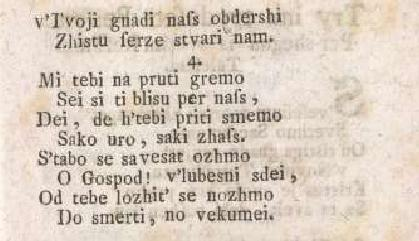
#> input picture exercise_images/document.jpeg, 419 x 241 px
$ python doc.py
#> lines starting #> are read from the running program, lines starting #| are printed output that depends on the picture; after the words box and inside, x2 and y2 are one past the last pixel; in counts of white or black regions, pixels touching at a corner belong together
# import opencv
import numpy as np
import cv2

# Read image
src = cv2.imread("exercise_images/document.jpeg",0)
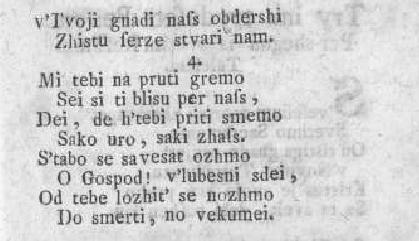
#> src: shape (241, 419); min 28, max 255, mean 207.2

# Set threshold and maxValue
thresh = 165
thresh2 = 155

maxValue = 255

# Basic threshold example
th, dst = cv2.threshold(src, thresh, maxValue, cv2.THRESH_BINARY);
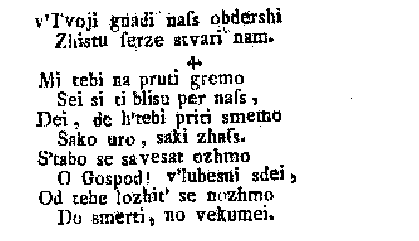
#> dst: shape (241, 419); 89.3% white; black in thin lines or dots, all inside (x1, y1, x2, y2) = (35, 8, 352, 226)
#> th = 165
th, dsts = cv2.threshold(src, thresh2, maxValue, cv2.THRESH_BINARY);
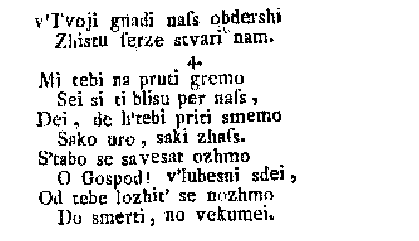
#> dsts: shape (241, 419); 90.6% white; black in thin lines or dots, all inside (x1, y1, x2, y2) = (35, 8, 296, 226)
#> th = 155
improved = np.hstack((src,dsts)) #stacking images side-by-side
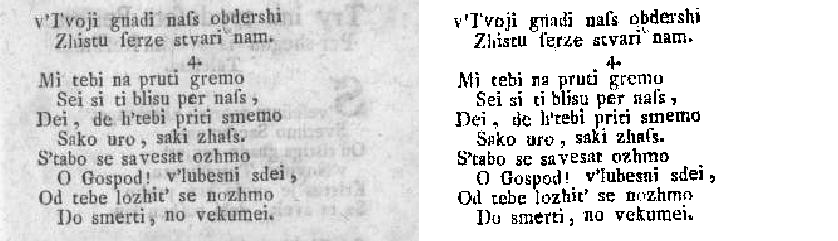
#> improved: shape (241, 838); min 0, max 255, mean 219.1
improvedmore = np.hstack((src,dsts)) #stacking images side-by-side
imp = np.hstack((dst,dsts)) #stacking images side-by-side
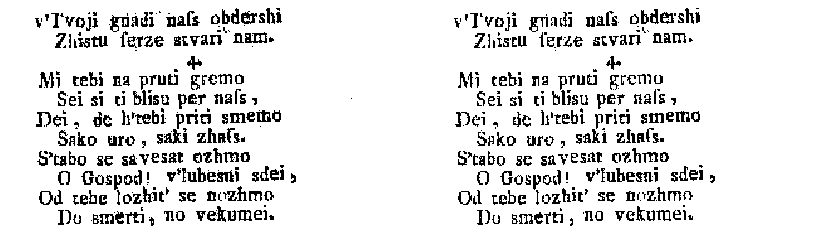
#> imp: shape (241, 838); 90% white; black in thin lines or dots, all inside (x1, y1, x2, y2) = (35, 8, 715, 226)


cv2.imshow('Thresh of 165',dst)
cv2.imshow('Thresh of 155',dsts)
cv2.imwrite('doc.jpeg',improved)
cv2.imwrite('doc2.jpeg',improvedmore)
cv2.imwrite('alike.jpeg',imp)


#cv2.imshow('Image',src)
